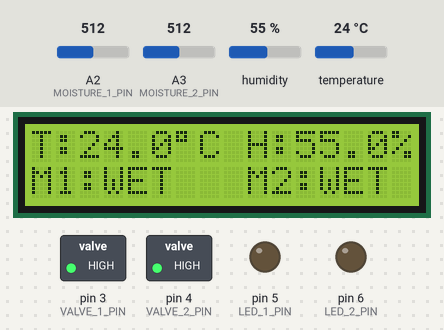
Simulated run of this sketch. Board: Arduino Uno, built with avr-gcc and run on an emulated ATmega328P. Parts: 16×2 character LCD, switched loads named in the sketch (green lamp = pin HIGH), output pins drawn as LEDs (lit = HIGH). The test bench sets the inputs (shaded band); at power-on: A2 (MOISTURE_1_PIN) = 512, A3 (MOISTURE_2_PIN) = 512, humidity 55 %, temperature 24 °C. What the sketch prints to the serial monitor is not drawn.

Above: at 3.2 s.
3.3 s: A2 (MOISTURE_1_PIN) set to 590
9.0 s: A2 (MOISTURE_1_PIN) set to 616
At 13.5 s:
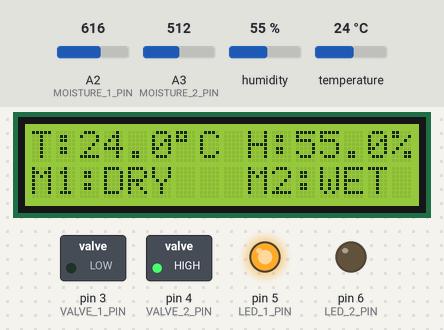
14.7 s: A3 (MOISTURE_2_PIN) set to 591
20.4 s: A3 (MOISTURE_2_PIN) set to 610
At 23.7 s:
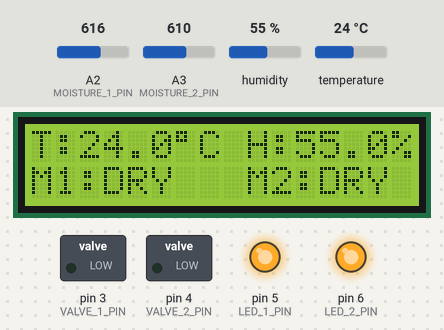
26.1 s: A2 (MOISTURE_1_PIN) set to 306
At 28.8 s:
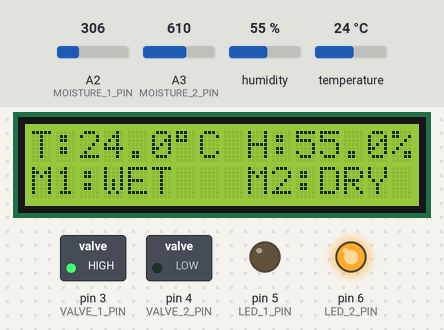
31.8 s: humidity set to 22 %
At 34.0 s:
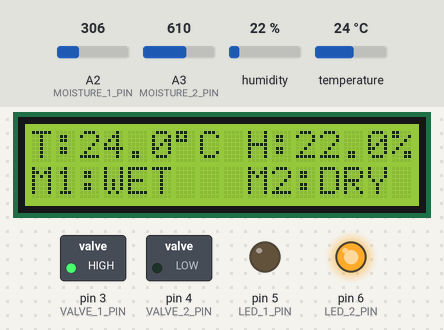
Timing chart, 0 to 35.5 s (numbered marks = the images above; inputs shaded):
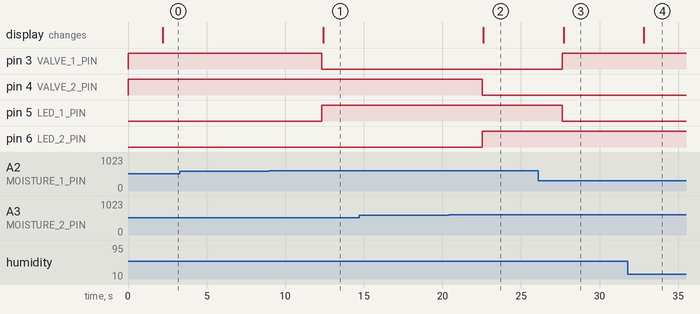

The sketch:

SmartIrrigation.ino
```cpp
// Required Libraries
// 1. LiquidCrystal_I2C: For the 16x2 I2C LCD
// 2. DHT sensor library by Adafruit: For the DHT11 sensor

#include <Wire.h>
#include <LiquidCrystal_I2C.h>
#include <DHT.h>

// --- Hardware Pin Definitions ---

// DHT Sensor
#define DHTPIN 2      // Digital pin connected to the DHT sensor data pin
#define DHTTYPE DHT11 // DHT 11 sensor type

// Solenoid Valves (Relay Switches - Check if Active-LOW or Active-HIGH)
const int VALVE_1_PIN = 3; // Digital pin for Garden 1 Solenoid Valve
const int VALVE_2_PIN = 4; // Digital pin for Garden 2 Solenoid Valve

// Status LEDs
const int LED_1_PIN = 5; // Digital pin for Garden 1 Status LED (Irrigating)
const int LED_2_PIN = 6; // Digital pin for Garden 2 Status LED (Irrigating)

// Capacitive Moisture Sensors
const int MOISTURE_1_PIN = A2; // Analog pin for Garden 1 Sensor
const int MOISTURE_2_PIN = A3; // Analog pin for Garden 2 Sensor

// LCD I2C Connections (SCL to A5, SDA to A4 - standard Uno I2C pins)
// LCD I2C Address (Commonly 0x27 or 0x3F - Check your module if 0x27 fails)
const int LCD_I2C_ADDRESS = 0x27;
LiquidCrystal_I2C lcd(LCD_I2C_ADDRESS, 16, 2);

// Initialize DHT sensor
DHT dht(DHTPIN, DHTTYPE);

// --- Configuration Variables ---

// Calibration Note: Capacitive sensors read HIGHER values when DRY, and LOWER values when WET.
// This threshold (600) means any reading >= 600 is considered DRY.
// YOU MUST CALIBRATE THIS VALUE FOR YOUR SOIL TYPE.
const int DRY_THRESHOLD = 600;

// Time delay between reading cycles (in milliseconds)
const int CYCLE_DELAY = 5000; // 5 seconds wait

// --- Global Variables ---
int moisture_1_value = 0;
int moisture_2_value = 0;
float temperature = 0.0;
float humidity = 0.0;


// Function to read moisture and control irrigation for a single garden
void control_garden(int moisturePin, int valvePin, int ledPin, int gardenId, int moistureReading) {
  // Check if the soil is dry (reading is high)
  if (moistureReading >= DRY_THRESHOLD) {
    // Soil is Dry - Start Irrigation
    digitalWrite(valvePin, LOW);  // Turn Solenoid Valve ON (Assuming Active-LOW Relay)
    digitalWrite(ledPin, HIGH);   // Turn Status LED ON

    Serial.print("Garden ");
    Serial.print(gardenId);
    Serial.println(" is DRY. Valve OPEN.");
  } else {
    // Soil is Wet/Moist enough - Stop Irrigation
    digitalWrite(valvePin, HIGH); // Turn Solenoid Valve OFF (Assuming Active-LOW Relay)
    digitalWrite(ledPin, LOW);    // Turn Status LED OFF

    Serial.print("Garden ");
    Serial.print(gardenId);
    Serial.println(" is MOIST. Valve CLOSED.");
  }
}

// Function to update the 16x2 LCD display
void update_lcd() {
  // Clear the screen for fresh data
  lcd.clear();

  // Line 1: Environmental Data (Temp and Humidity)
  lcd.setCursor(0, 0);
  lcd.print("T:");
  lcd.print(temperature, 1); // Display temperature with 1 decimal place
  lcd.print((char)223); // Degree symbol
  lcd.print("C H:");
  lcd.print(humidity, 1);  // Display humidity with 1 decimal place
  lcd.print("%");

  // Line 2: Moisture Status for both Gardens - Now using only DRY or WET state
  lcd.setCursor(0, 1);
  lcd.print("M1:");

  // Check the actual state of the valve, which reflects the two-state logic
  if (digitalRead(VALVE_1_PIN) == LOW) {
    lcd.print("DRY"); // Garden 1 is currently irrigating (DRY state)
  } else {
    lcd.print("WET"); // Garden 1 is sufficiently moist (WET state)
  }

  lcd.setCursor(9, 1);
  lcd.print("M2:");
  if (digitalRead(VALVE_2_PIN) == LOW) {
    lcd.print("DRY"); // Garden 2 is currently irrigating (DRY state)
  } else {
    lcd.print("WET"); // Garden 2 is sufficiently moist (WET state)
  }
}

void setup() {
  Serial.begin(9600);
  Serial.println("--- Automatic Irrigation System Initialized ---");

  // Initialize Outputs (Valves and LEDs)
  pinMode(VALVE_1_PIN, OUTPUT);
  pinMode(VALVE_2_PIN, OUTPUT);
  pinMode(LED_1_PIN, OUTPUT);
  pinMode(LED_2_PIN, OUTPUT);

  // Ensure all valves are OFF and LEDs are OFF at startup
  digitalWrite(VALVE_1_PIN, HIGH); // OFF (Active-LOW)
  digitalWrite(VALVE_2_PIN, HIGH); // OFF (Active-LOW)
  digitalWrite(LED_1_PIN, LOW);    // OFF
  digitalWrite(LED_2_PIN, LOW);    // OFF

  // Initialize the DHT sensor
  dht.begin();

  // Initialize the LCD
  lcd.init();
  lcd.backlight(); // Turn on the backlight

  // Initial LCD message
  lcd.print("Initializing...");
  lcd.setCursor(0, 1);
  lcd.print("System Ready.");
  delay(2000);
}

void loop() {
  // --- 1. Read Environmental Data (Temperature and Humidity) ---
  humidity = dht.readHumidity();
  temperature = dht.readTemperature();

  // Check if any reads failed and handle the error
  if (isnan(humidity) || isnan(temperature)) {
    Serial.println("Failed to read from DHT sensor!");
    temperature = 0.0; // Reset or keep previous value
    humidity = 0.0;
  }

  // --- 2. Read Soil Moisture Sensors ---
  moisture_1_value = analogRead(MOISTURE_1_PIN);
  moisture_2_value = analogRead(MOISTURE_2_PIN);

  // Print raw data to Serial Monitor for debugging and calibration
  Serial.print("\n[T/H]: ");
  Serial.print(temperature);
  Serial.print("C | ");
  Serial.print(humidity);
  Serial.print("% | [M1/M2]: ");
  Serial.print(moisture_1_value);
  Serial.print(" / ");
  Serial.println(moisture_2_value);

  // --- 3. Apply Irrigation Logic and Control Outputs ---

  // Garden 1 Control
  control_garden(MOISTURE_1_PIN, VALVE_1_PIN, LED_1_PIN, 1, moisture_1_value);

  // Garden 2 Control
  control_garden(MOISTURE_2_PIN, VALVE_2_PIN, LED_2_PIN, 2, moisture_2_value);

  // --- 4. Update LCD Display ---
  update_lcd();

  // Wait for the next cycle
  delay(CYCLE_DELAY);
}
```

Measured:
- the behaviour switches between 599 and 600 on A2 (MOISTURE_1_PIN) (found by bisection; images 0 and 1)
- the behaviour switches between 599 and 600 on A3 (MOISTURE_2_PIN) (found by bisection; images 1 and 2)
- after the input at 3.3 s, every drawn part: stays the same
- after the input at 9.0 s, pin 3 (VALVE_1_PIN): HIGH → LOW after 3.3 s; pin 5 (LED_1_PIN): LOW → HIGH after 3.3 s; the display: changes after 3.4 s (image 1)
- after the input at 14.7 s, every drawn part: stays the same
- after the input at 20.4 s, pin 4 (VALVE_2_PIN): HIGH → LOW after 2.1 s; pin 6 (LED_2_PIN): LOW → HIGH after 2.1 s; the display: changes after 2.2 s (image 2)
- after the input at 26.1 s, pin 3 (VALVE_1_PIN): LOW → HIGH after 1.5 s; pin 5 (LED_1_PIN): HIGH → LOW after 1.5 s; the display: changes after 1.6 s (image 3)
- after the input at 31.8 s, the display: changes after 1.0 s (image 4)
